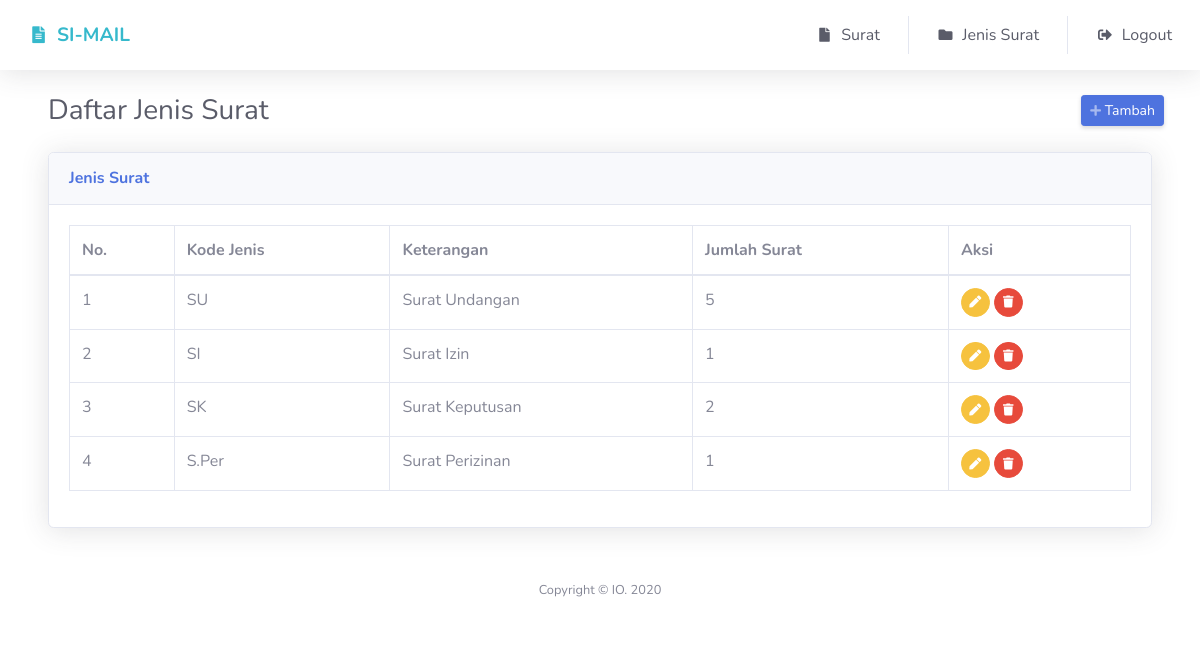
Page /js.php (signed in) on the committed database.
### tables this page shows
CREATE TABLE `jenis_surat` (
  `id_jenis` int(11) NOT NULL,
  `kode_id` varchar(50) NOT NULL,
  `keterangan` varchar(255) NOT NULL,
  `jml_surat` int(11) NOT NULL DEFAULT 0
);

### js.php (the view, shortened to what this page needs)
<?php
include('config/conn.php');
include('layout/header.php');
include('layout/nav.php');
$result = mysqli_query($conn, "Select * from jenis_surat");
?>
<div class="container-fluid px-5">
    <div class="d-sm-flex align-items-center justify-content-between mb-4 row">
        <h1 class="h3 mb-0 text-gray-800 col">Daftar Jenis Surat</h1>
        <a href="" data-toggle="modal" data-target="#tambahjsModal" class="d-none d-sm-inline-block btn btn-sm btn-primary shadow-sm"><i class="fas fa-plus fa-sm text-white-50"></i> Tambah</a>
    </div>
    <div class="card shadow mb-4">
        <div class="card-header py-3">
            <h6 class="m-0 font-weight-bold text-primary">Jenis Surat</h6>
        </div>
        <div class="card-body">
            <div class="table-responsive">
                <table class="table table-bordered" id="dataTable" width="100%" cellspacing="0">
                    <thead>
                        <tr>
                            <th>No.</th>
                            <th>Kode Jenis</th>
                            <th>Keterangan</th>
                            <th>Jumlah Surat</th>
                            <th>Aksi</th>
                        </tr>
                    </thead>
                    <tbody>
                        <?php $i = 1;
                        while ($row = mysqli_fetch_assoc($result)) : ?>
                            <tr>
                                <td><?= $i; ?></td>
                                <td><?= $row['kode_id'] ?></td>
                                <td><?= $row['keterangan'] ?></td>
                                <td><?= $row['jml_surat'] ?></td>
                                <td>
                                    <a href="js_edit.php?id=<?= $row['id_jenis']; ?>"" class=" btn btn-warning btn-circle btn-sm"><i class="fas fa-pen"></i></a>
                                    <a href="hapus.php?id=<?= $row['id_jenis']; ?>"" class=" btn btn-danger btn-circle btn-sm"><i class="fas fa-trash"></i></a>
                                </td>
                            </tr>
                        <?php $i++;
                        endwhile; ?>
                    </tbody>
                </table>
            </div>
        </div>
    </div>
</div>
<?php include('layout/footer.php') ?>

### rows in the picture
jenis_surat: kode "SU", keterangan "Surat Undangan", jml_surat "5"
jenis_surat: kode "SI", keterangan "Surat Izin", jml_surat "1"
jenis_surat: kode "SK", keterangan "Surat Keputusan", jml_surat "2"
jenis_surat: kode "S.Per", keterangan "Surat Perizinan", jml_surat "1"
